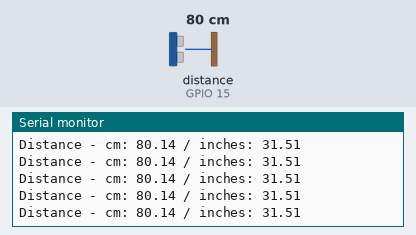
The sketch below on a simulated ESP8266 (NodeMCU). Parts: the last lines printed to the serial monitor. Wiring (inferred from the names in the program): ultrasonic range finder: trigger GPIO 14; echo GPIO 15. The inputs (shaded band) are chosen by the test bench; at power-on: distance to the obstacle (sensor on GPIO 15) 80 cm. The echo pulse lasts 58.3 µs per cm.

Above: at 1.2 s.
1.3 s: distance to the obstacle (sensor on GPIO 15) set to 2 cm
At 1.38 s:
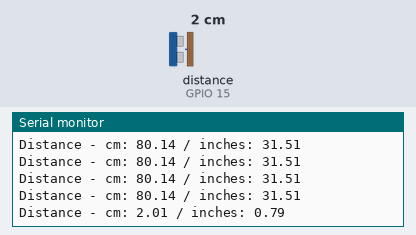
2.8 s: distance to the obstacle (sensor on GPIO 15) set to 4 cm
At 2.89 s:
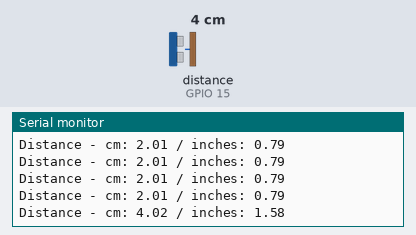
Timing chart, 0 to 5.8 s (numbered marks = the images above; inputs shaded):
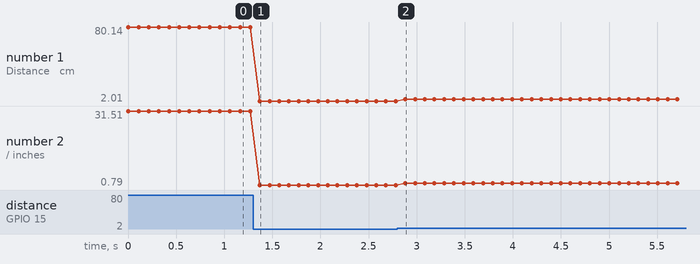

The sketch:

IoTPSP_HC_SR04_ESP32.ino
```cpp
// program to test HC-SR04 on the IoT Proto Shield Plus
// www.gtronicsShop.com


// select ESP32 mini board: tools->Board->"WEMOS D1 MINI ESP32"
// select port number

#define TRIGGER_PIN 14
#define ECHO_PIN 15

float duration;
float cm;
float inches;

void setup() {
  pinMode(TRIGGER_PIN, OUTPUT);
  pinMode(ECHO_PIN, INPUT);
  Serial.begin(9600);
}

void loop() {
  digitalWrite(TRIGGER_PIN, LOW);
  delayMicroseconds(2);
  digitalWrite(TRIGGER_PIN, HIGH);
  delayMicroseconds(10);
  digitalWrite(TRIGGER_PIN, LOW);

  duration = pulseIn(ECHO_PIN, HIGH);

  // Convert the time into a distance
  cm = (duration/2) / 29.1;     // Divide by 29.1 or multiply by 0.0343
  inches = (duration/2) / 74;   // Divide by 74 or multiply by 0.0135

  Serial.print("Distance - cm: ");
  Serial.print(cm);
  Serial.print(" / inches: ");
  Serial.println(inches);

  delay(100);
}
```

Measured:
- after the input at 1.3 s, the serial monitor: prints a new line after 0.07 s (image 1)
- after the input at 2.8 s, the serial monitor: prints a new line after 0.08 s (image 2)
- plotted number 1: 80.14 → 2.01 after the input at 1.3 s, 2.01 → 4.02 after the input at 2.8 s
- plotted number 2: 31.51 → 0.79 after the input at 1.3 s, 0.79 → 1.58 after the input at 2.8 s
